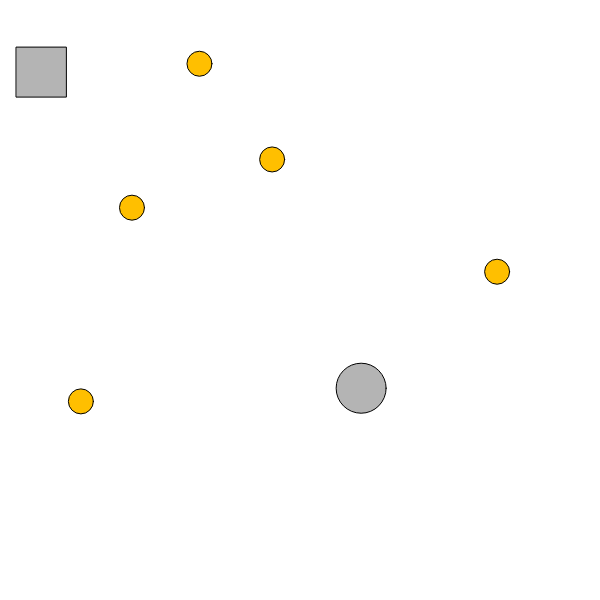
Frame 1 (no input)
Frame 60 (no input): identical to frame 1, image omitted
Frame 120 (the mouse pressed at the canvas centre since frame 60): identical to frame 1, image omitted

The p5.js sketch that drew this single still picture (run headless with seeded random() and noise() and a simulated clock; from frame 60 on, the mouse is pressed at the canvas centre):

// p5.js sketch
// ── sketch.js
let x = Math.random() * 400;
let y = Math.random() * 400;
let x2 = Math.random() * 400;
let y2 = Math.random() * 400;
let Mus1 = 0
let Mus2 = 0
let ost1posX = Math.random() * 500;
let ost1posY = Math.random() * 500;
let ost2posX = Math.random() * 500;
let ost2posY = Math.random() * 500;
let ost3posX = Math.random() * 500;
let ost3posY = Math.random() * 500;
let ost4posX = Math.random() * 500;
let ost4posY = Math.random() * 500;
let ost5posX = Math.random() * 500;
let ost5posY = Math.random() * 500;
let distanceMus1;

function setup() {
  createCanvas(600, 600);
  
}

function draw() {
  distanceMus1 = sqrt((ost1posX-x)^2+(ost1posY-y)^2);

// Hvis venstre piletast er trykket ned bliver cirklen rykket 5 til venstre hvert frame.
  if (keyIsDown(LEFT_ARROW)) {
    x -= 5;
  }
// Hvis højre piletast er trykket ned bliver cirklen rykket 5 til højre hvert frame.
  if (keyIsDown(RIGHT_ARROW)) {
    x += 5;
  }
// Hvis up piletast er trykket ned bliver cirklen rykket 5 up hvert frame.
  if (keyIsDown(UP_ARROW)) {
    y -= 5;
  }
// Hvis ned piletast er trykket ned bliver cirklen rykket 5 ned hvert frame.
  if (keyIsDown(DOWN_ARROW)) {
    y += 5;
  }
  if (keyIsDown(65)) {
    x2 -= 5;
  }
  if (keyIsDown(68)) {
    x2 += 5;
  }
  if (keyIsDown(87)) {
    y2 -= 5;
  }
  if (keyIsDown(83)) {
    y2 += 5;
  }
background(255)
//ost
fill(255, 191, 0);
circle(ost2posX ,ost2posY ,25);
circle(ost3posX ,ost3posY ,25);
circle(ost4posX ,ost4posY ,25);
circle(ost5posX ,ost5posY ,25);

// Jeg prøver at få musen til kun at loade hvis den ikke er blevet ramt det virker dog ikke endnu.
if (!distanceMus1 < 75) {
  circle(ost1posX ,ost1posY ,25);
}

// mus
fill(180);
// x og y bliver manipuleret så at den bevæger sig.
  ellipse(x, y, 50, 50);
// rektangel mus
  rect(x2, y2, 50, 50);

// Mus får 1 point hvis den rammer en ost 
if (distanceMus1 < 75) {
  Mus1 += 1;
}  
}
